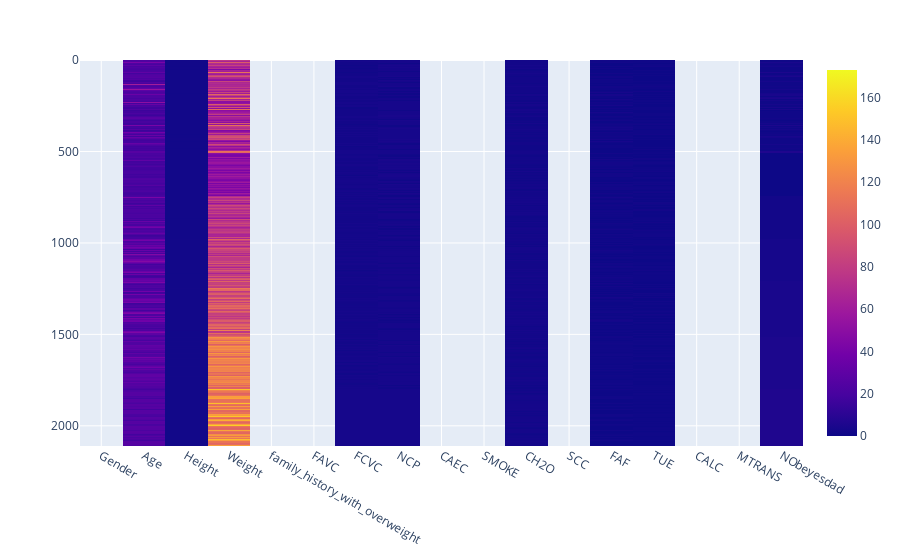

Write notebook code for a chart like this one.
### Code cell
tefig = px.imshow(df)
tefig

### Figure 1 — Plotly figure (JSON) as saved in the notebook; plotly's stock layout.template omitted (floating-point values rounded to 4 significant figures; data arrays with more than 128 entries replaced by an {"elided": "..."} marker saying what was removed)
{"data": [{"coloraxis": "coloraxis", "hovertemplate": "x: %{x}<br>y: %{y}<br>color: %{z}<extra></extra>", "name": "0", "type": "heatmap", "x": ["Gender", "Age", "Height", "Weight", "family_history_with_overweight", "FAVC", "FCVC", "NCP", "CAEC", "SMOKE", "CH2O", "SCC", "FAF", "TUE", "CALC", "MTRANS", "NObeyesdad"], "xaxis": "x", "y": {"elided": "2111 int values"}, "yaxis": "y", "z": {"elided": "2111x17 mixed values"}}], "layout": {"autosize": true, "coloraxis": {"colorscale": [[0, "#0d0887"], [0.1111, "#46039f"], [0.2222, "#7201a8"], [0.3333, "#9c179e"], [0.4444, "#bd3786"], [0.5556, "#d8576b"], [0.6667, "#ed7953"], [0.7778, "#fb9f3a"], [0.8889, "#fdca26"], [1, "#f0f921"]]}, "margin": {"t": 60}, "xaxis": {"anchor": "y", "autorange": true, "constrain": "domain", "domain": [0, 1], "range": [-0.5, 16.5], "scaleanchor": "y", "type": "category"}, "yaxis": {"anchor": "x", "autorange": true, "constrain": "domain", "domain": [0, 1], "range": [2110.0, -0.5], "type": "linear"}}}
